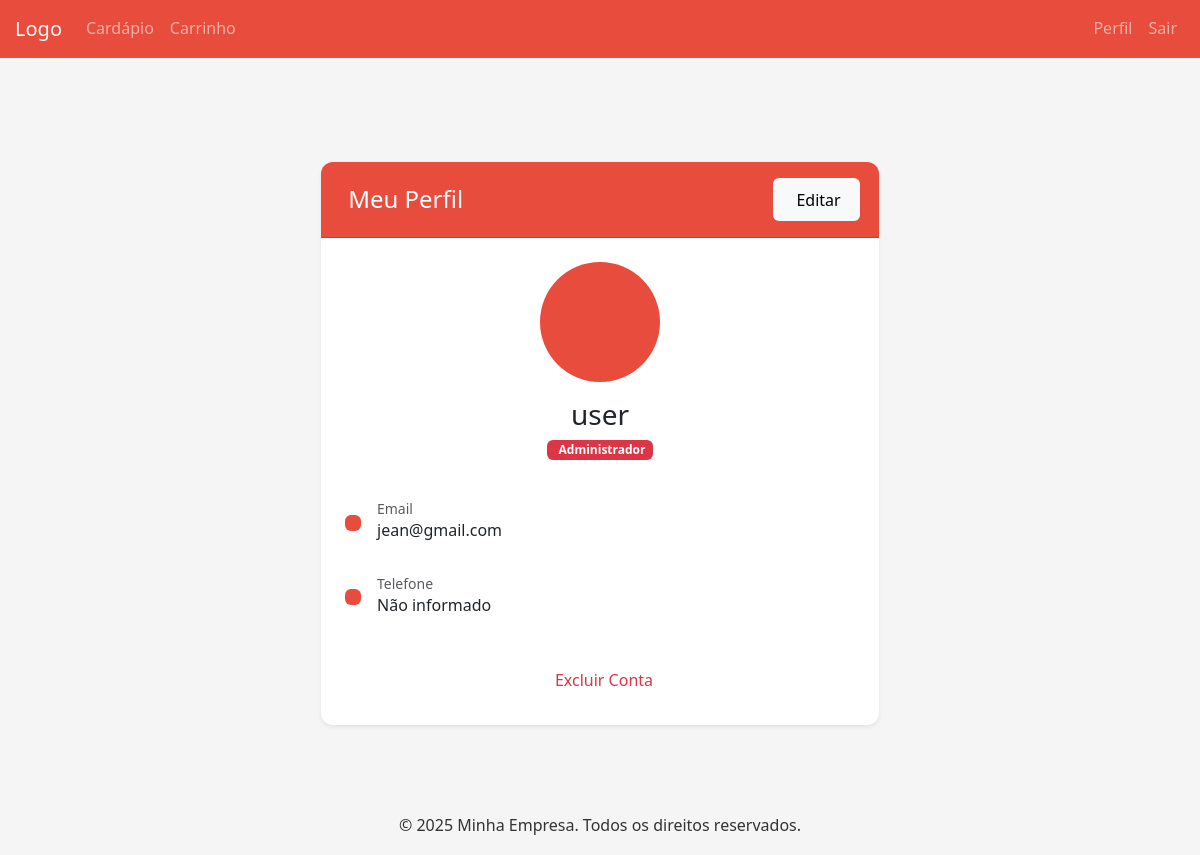
The page /usuario/perfil/ (signed in) on the database its author committed.
### usuario/models.py (models this page shows, shortened)
class Usuario(AbstractUser):
    TIPOS_CLIENTE = [
        ('CLIENTE', 'Cliente'),
        ('ADMINISTRADOR', 'Administrador'),
    ]
    telefone = models.CharField(_('telefone'), max_length=15, blank=True)
    email = models.EmailField(_('email address'), unique=True)
    nome = models.CharField(_('nome'), max_length=50, blank=True)
    tipo_cliente = models.CharField(
        max_length=20,
        choices=TIPOS_CLIENTE,
        default='CLIENTE',
    )
    imagem = models.ImageField(
        upload_to='usuarios/',
        blank=True,
        null=True,
        verbose_name='Imagem de Perfil',
        validators=[FileExtensionValidator(allowed_extensions=['jpg', 'jpeg', 'png'])],
    )
    USERNAME_FIELD = 'email'
    REQUIRED_FIELDS = []  # Removemos 'username' pois será gerado automaticamente

### usuario/views.py (the view)
# urls.py: path('perfil/', views.perfil, name='perfil_usuario'),
@login_required
def perfil(request, id=None):
    if not request.user.is_superuser and id is not None and id != request.user.id:
        return redirect('perfil_usuario')
    user = request.user if id is None else get_object_or_404(Usuario, pk=id)
    if request.method == 'POST':
        form = UsuarioImagemForm(request.POST, request.FILES, instance=user)
        if form.is_valid():
            form.save()
            messages.success(request, "Foto de perfil atualizada com sucesso!")
            return redirect('perfil_usuario')
    else:
        form = UsuarioImagemForm(instance=user)
    return render(request, 'usuario/perfil.html', {
        'user': user,
        'titulo': 'Meu Perfil',
        'form': form
    })

### templates/usuario/perfil.html (shortened to what this page needs)
{% extends 'base.html' %}
{% load static %}
{% block content %}
<div class="container my-5">
    <div class="row justify-content-center">
        <div class="col-md-8 col-lg-6">
            <div class="card shadow-sm border-0">
                <div class="card-header bg-primary text-white py-3">
                    <div class="d-flex justify-content-between align-items-center">
                        <h4 class="mb-0">
                            Meu Perfil
                        </h4>
                        <a href="{% url 'edit_usuario' user.id %}" class="btn btn-sm btn-light">
                             Editar
                        </a>
                    </div>
                </div>
                <div class="card-body p-4">
                    <div class="text-center mb-4">
                        <div class="position-relative d-inline-block">
                            {% if user.imagem %}
                                <img src="{{ user.imagem.url }}" alt="{{ user.username }}"
                                     class="img-thumbnail rounded-circle border-primary"
                                     style="width: 120px; height: 120px; object-fit: cover; border-width: 2px;">
                            {% else %}
                                <div class="rounded-circle bg-primary d-flex align-items-center justify-content-center"
                                     style="width: 120px; height: 120px;">
                                </div>
                            {% endif %}
                        </div>
                        <h3 class="mt-3 mb-1">
                            {% if user.first_name or user.last_name %}
                              {{ user.first_name }} {{ user.last_name }}
                            {% else %}
                              {{ user.username }}
                            {% endif %}
                          </h3>
                        <div class="mb-3">
                            {% if user.is_superuser %}
                                <span class="badge bg-danger">
                                    Administrador
                                </span>
                            {% else %}
                                <span class="badge bg-secondary">
                                    <i class="fas fa-users me-1"></i>
                                    {{ user.groups.first.name|default:"Usuário" }}
                                </span>
                            {% endif %}
                        </div>
                    </div>
                    <div class="list-group list-group-flush">
                        <div class="list-group-item border-0 py-3">
                            <div class="d-flex align-items-center">
                                <div class="bg-primary bg-opacity-10 p-2 rounded me-3">
                                </div>
                                <div>
                                    <h6 class="mb-0 text-muted small">Email</h6>
                                    <p class="mb-0">{{ user.email }}</p>
                                </div>
                            </div>
                        </div>
                        <div class="list-group-item border-0 py-3">
                            <div class="d-flex align-items-center">
                                <div class="bg-primary bg-opacity-10 p-2 rounded me-3">
                                </div>
                                <div>
                                    <h6 class="mb-0 text-muted small">Telefone</h6>
                                    <p class="mb-0">{{ user.telefone|default:"Não informado" }}</p>
                                </div>
                            </div>
                        </div>
                    </div>
                    <div class="d-grid mt-4">
                        <button class="btn btn-outline-danger" data-bs-toggle="modal" data-bs-target="#deleteUserModal">
                            Excluir Conta
                        </button>
                    </div>
                </div>
            </div>
        </div>
    </div>
</div>
{% endblock %}

### static/css/style.css (style rules this page uses)
:root { --primary-color: #e74c3c; --primary-hover: #c0392b; --secondary-color: #2ecc71; --secondary-hover: #27ae60; --danger-color: #d63031; --danger-hover: #b71c1c; --light-color: #f5f6fa; --dark-color: #2f3640; --text-color: #333; --border-radius: 6px; --box-shadow: 0 2px 10px rgba(0, 0, 0, 0.1); --transition: all 0.3s ease; }
* { margin: 0; padding: 0; box-sizing: border-box; }
body { font-family: 'Segoe UI', Tahoma, Geneva, Verdana, sans-serif; background-color: #f5f5f5; color: var(--text-color); line-height: 1.6; }
.container { max-width: 1200px; margin: 0 auto; padding: 0 15px; }
.card { background: white; border-radius: var(--border-radius); box-shadow: var(--box-shadow); overflow: hidden; margin-top: 2rem; }
.card-header { background-color: var(--primary-color); color: white; padding: 1.2rem; }
.card-body { padding: 1.5rem; }
.btn { display: inline-block; padding: 0.6rem 1.2rem; font-size: 1rem; font-weight: 500; text-align: center; border: none; border-radius: var(--border-radius); cursor: pointer; transition: var(--transition); text-decoration: none; }

### templates/usuario/perfil.html (style rules this page uses)
.list-group-item { padding-left: 0; padding-right: 0; border-color: rgba(0,0,0,.05); }
.card { border-radius: 0.75rem; }

### templates/base.html (style rules this page uses)
.bg-primary { background-color: #e74c3c !important; }

### rows shown on the page
Usuario: username "user", email "jean@gmail.com", telefone "Não informado"
